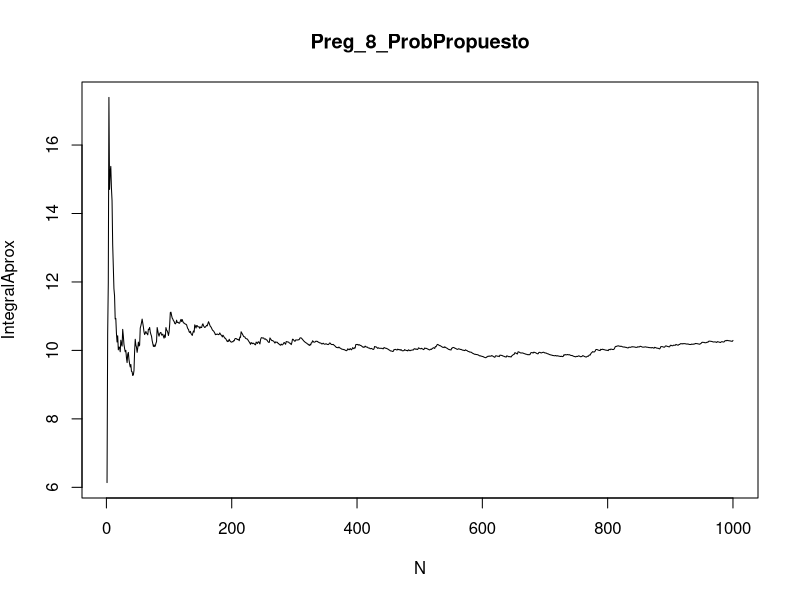

This figure's R source:
#Prob 8 Propuesto Cap 3 Sheldon Ross

rm(list=ls())
K=1000
U=matrix(data = runif(2*K,0,1), nrow = K, ncol = 2, byrow = FALSE,
         dimnames = NULL)

U
n=1:length(U[,1])
n
U[,1]
U[,2]

int_aprox=(cumsum(exp(U[,1]+U[,2])^2))/n
plot(n,int_aprox,type="l",
     xlab=expression(N),ylab=expression(IntegralAprox),main="Preg_8_ProbPropuesto")
int_aprox[length(U[,1])]





rm(list=ls())
P=c(0.20,0.15,0.25,0.40)


X=function(P,n){
  # V.A. Discreta Finita
  # n: Numero de valores a simular
  P=cumsum(P)
  runif(1,0,1)
  X=rep(0,n)
  for (j in 1:n){
    U=runif(1,0,1)
    i=1
    while(P[i]<U){
      i=i+1
    }
    X[j]=i
  }
  return(X)
}
